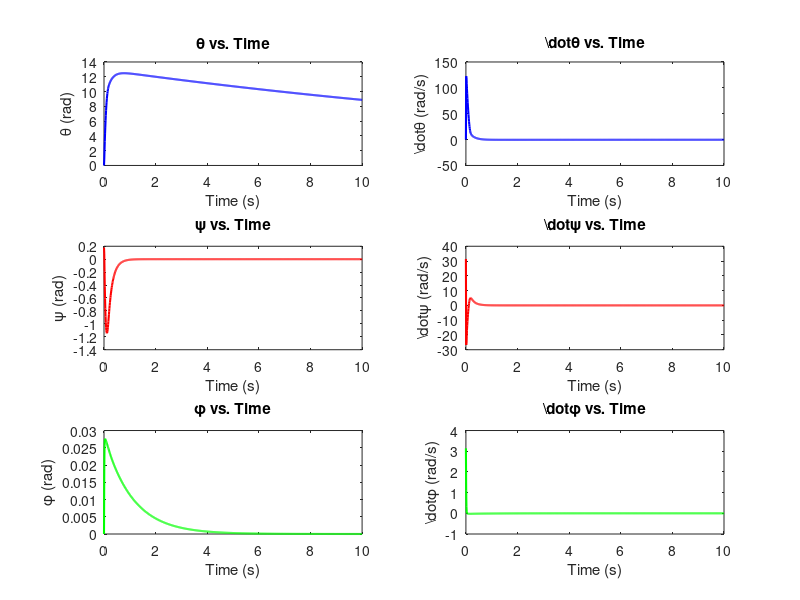

MATLAB code for this plot:
function pendulum_simulation()

    % Initial conditions
    x0 = [0; 0.18; 0; 0; 31.4; 3.14]; % [theta; psi; phi; dot{theta}; dot{psi}; dot{phi}]

    % Time span for simulation
    tspan = 0:0.01:10; % From 0 to 10 seconds with a time step of 0.01 seconds

    % Solve the differential equations using ode45 solver
    [t, x] = ode45(@penduloinvertido_f, tspan, x0);

    % Extract the states for plotting
    theta = x(:, 1);
    psi = x(:, 2);
    phi = x(:, 3);
    dot_theta = x(:, 4);
    dot_psi = x(:, 5);
    dot_phi = x(:, 6);

    % Plot the results
    figure;

    subplot(3, 2, 1);
    plot(t, theta, 'b', 'LineWidth', 1.5);
    xlabel('Time (s)');
    ylabel('\theta (rad)');
    title('\theta vs. Time');

    subplot(3, 2, 3);
    plot(t, psi, 'r', 'LineWidth', 1.5);
    xlabel('Time (s)');
    ylabel('\psi (rad)');
    title('\psi vs. Time');

    subplot(3, 2, 5);
    plot(t, phi, 'g', 'LineWidth', 1.5);
    xlabel('Time (s)');
    ylabel('\phi (rad)');
    title('\phi vs. Time');

    subplot(3, 2, 2);
    plot(t, dot_theta, 'b', 'LineWidth', 1.5);
    xlabel('Time (s)');
    ylabel('\dot{\theta} (rad/s)');
    title('\dot{\theta} vs. Time');

    subplot(3, 2, 4);
    plot(t, dot_psi, 'r', 'LineWidth', 1.5);
    xlabel('Time (s)');
    ylabel('\dot{\psi} (rad/s)');
    title('\dot{\psi} vs. Time');

    subplot(3, 2, 6);
    plot(t, dot_phi, 'g', 'LineWidth', 1.5);
    xlabel('Time (s)');
    ylabel('\dot{\phi} (rad/s)');
    title('\dot{\phi} vs. Time');

end

function dx = penduloinvertido_f(t, x)
    % Variaveis de estado
    theta = x(1);
    psi = x(2);
    phi = x(3);

    % Derivadas das variaveis de estado
    theta_dot = x(4);
    psi_dot = x(5);
    phi_dot = x(6);

    % Parametros do sistema
    g = 9.8;  % gravidade
    m = 0.03; % peso da roda
    R = 0.04; % raio da roda
    Jw = m * R^2 / 2; % momento de inercia da roda
    M = 0.6;  % peso do corpo
    W = 0.14; % largura do corpo
    D = 0.04; % profundidade do corpo
    H = 0.144; % altura do corpo
    L = H / 2; % distância do centro de massa do corpo ao eixo da roda
    Jphi = M * L^2 / 3; % momento de inercia do corpo em pitch
    Jpsi = M * (W^2 + D^2) / 12; % momento de inercia do corpo em rumo
    Rm = 6.69; % resistencia do motor DC
    Kt = 0.4; % constante de torque (Nm/A)
    Ke = 0.4; % e constante de EMF (V s/rad)
    fm = 0.0022; % atrito entre o corpo e o motor
    n = 1; % reducao do motor

    % Matriz de inercia inversa
    M_inv = inv([
        R^2 * (2 * m + M) + 2 * Jw, M * R * L * cos(psi), 0;
        M * R * L * cos(psi), M * L^2 + Jpsi, 0;
        0, 0, m * (W^2 / 2) + Jphi + (W^2 / (2 * R^2)) * Jw
    ]);

    % Matriz G
    G = [
        0;
        -M * g * L * sin(psi);
        0
    ];

    % Matriz C
    C = [
        -M * R * L * sin(psi) * psi_dot^2;
        -M * L^2 * sin(psi) * cos(psi) * phi_dot^2;
        M * L^2 * sin(2 * psi) * psi_dot * phi_dot
    ];

    % Matriz Q
    Q = [
        -2 * ((n * Kt * Ke / Rm) + fm), 2 * ((n * Kt * Ke / Rm) + fm), 0;
        2 * ((n * Kt * Ke / Rm) + fm), -2 * ((n * Kt * Ke / Rm) + fm), 0;
        0, 0, -W^2 / (2 * R^2) * ((n * Kt * Ke / Rm) + fm)
    ];

    % Matriz H
    H = [
        n * Kt / Rm, n * Kt / Rm;
        -n * Kt / Rm, -n * Kt / Rm;
        -W / (2 * R) * n * Kt / Rm, W / (2 * R) * n * Kt / Rm
    ];

    % Matriz K
    K = [-0.0224, -25.4867, -0.7071, -1.0362, -2.2530, -0.0076;
         -0.0224, -25.4867, 0.7071, -1.0362, -2.2530, 0.0076];

    F = Q*[theta_dot; psi_dot; phi_dot] - H * K * [theta;psi;phi;theta_dot;psi_dot;phi_dot];

    % Sistema de equacoes diferenciais
    dx = zeros(6, 1);
    dx(1:3) = [theta_dot; psi_dot; phi_dot];
    dx(4:6) = M_inv * (F - G - C);
end

% Call the simulation function to run the simulation and plot the results
pendulum_simulation();
